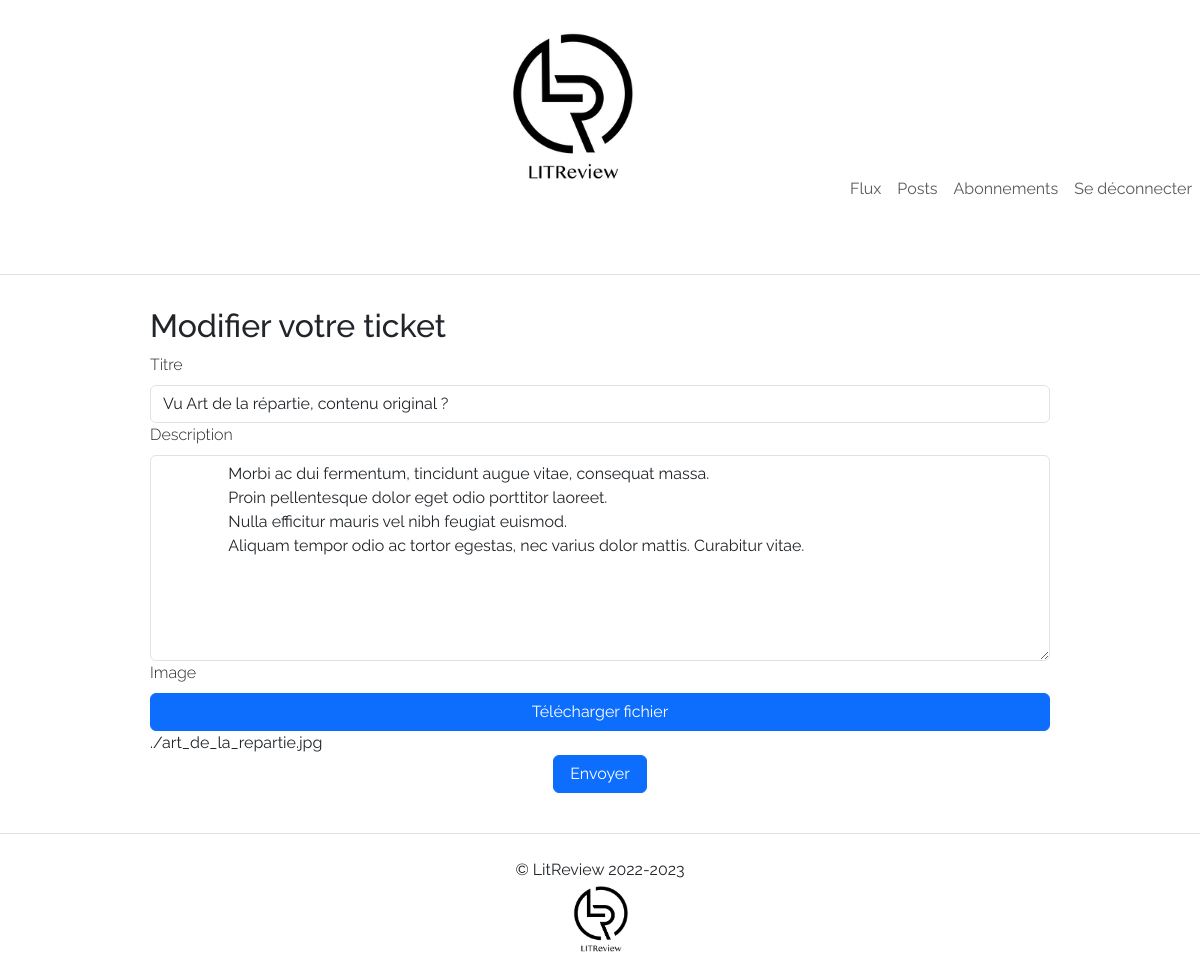
The page /ticket/12/change (signed in) on the database its author committed.
### litreview/models.py (models this page shows, shortened)
class Ticket(models.Model):
    title = models.CharField(max_length=128)
    description = models.TextField(max_length=2048, blank=True)
    user = models.ForeignKey(to=settings.AUTH_USER_MODEL, on_delete=models.CASCADE)
    image = models.ImageField(null=True, blank=True)
    time_created = models.DateTimeField(auto_now_add=True)
    has_been_reviewed = models.BooleanField(default=False)

### litreview/views.py (the view, shortened to what this page needs)
# urls.py: path("ticket/<int:id>/change", litreview.views.change_ticket, name="change_ticket"),
@login_required
def change_ticket(request, id):
    ticket = Ticket.objects.get(id=id)
    ticket_creation_form = forms.TicketCreationForm(instance=ticket)
    return render(request, "litreview/change_ticket.html", context={"ticket": ticket})

### litreview/templates/litreview/change_ticket.html (shortened to what this page needs)
{% extends 'base.html' %}
{% load bootstrap5 %}
{% load static %}
{% block content %}
  <div class="d-flex flex-column align-items-center">
    <div class="py-4 w-75">
        <h2>Modifier votre ticket</h2>
        <form class="form" action="#" method="post" enctype="multipart/form-data">
            {% include "litreview/partials/ticket_edit_form_snippet.html" %}
            <div class="d-flex justify-content-center">
                <button class="btn btn-primary text-decoration-none px-3" type="submit" name="button">Envoyer</button>
            </div>
        </form>
    </div>
</div>
{% endblock content %}

### litreview/templates/litreview/partials/ticket_edit_form_snippet.html (shortened to what this page needs)
{% load bootstrap5 %}
{% load litreview_extras %}
<div class="d-flex flex-column">
    <div class="">
        <label for="title" class="form-label fw-light">Titre</label>
        <input class="form-control text-start" type="text" name="title" value="{{ ticket.title }}">
        <label for="description" class="form-label fw-light">Description</label>
        <textarea class="form-control text-start" name="description" rows="8" cols="80">{{ ticket.description }}</textarea>
        <label for="image" class="form-label fw-light">Image</label>
        <label class="w-100 w-md-25 btn btn-primary" for="btn_img" onclick="update_chosen_file()">Télécharger fichier</label>
        <span id="chosen_file">{{ ticket.image }}</span>
    </div>
</div>

### static/assets/css/styles.css (style rules this page uses)
body { font-family: 'Raleway', sans-serif; }

### rows shown on the page
Ticket: title "Vu Art de la répartie, contenu original ?", description "Morbi ac dui fermentum, tincidunt augue vitae, consequat massa. Proin pellentesque dolor eget odio porttitor laoreet. Nulla efficitur mauris vel nibh feugiat euismod. Aliquam tempor odio ac tortor egestas, nec varius dolor mattis. Curabitur vitae.", image "./art_de_la_repartie.jpg"
